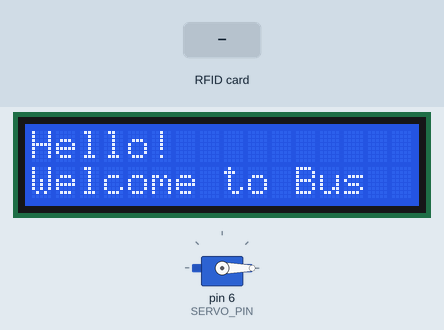
Simulated run of this sketch. Board: Arduino Uno, built with avr-gcc and run on an emulated ATmega328P. On the bench: 16×2 character LCD, servo. The test bench sets the inputs (shaded band). Random numbers use the default seed unless the sketch sets one; what the sketch prints to the serial monitor is not drawn.

Above: at 1.2 s.
At 4.3 s:
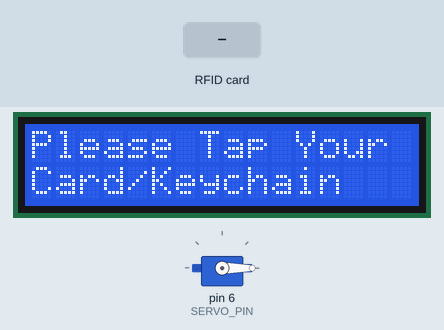
4.4 s: RFID card 5E 7A 19 C4 held to the reader
At 5.4 s:
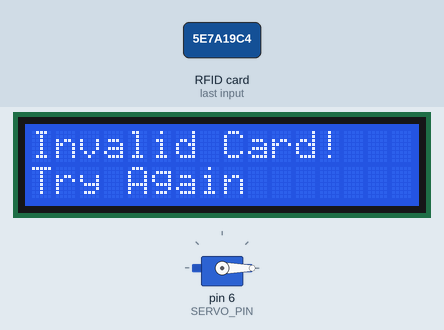
Timing chart, 0 to 7.4 s (numbered marks = the images above; inputs shaded):
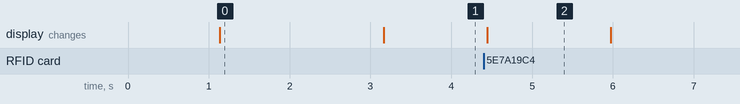

Measured:
- after the input at 4.4 s, the display: changes after 0.05 s (image 2)
- what the display in image 0 shows lasts 2.1 s, from 1.1 s to 3.2 s
- what the display in image 2 shows lasts 1.6 s, from 4.4 s to 6.0 s

The sketch:

final_bus_ticketing_system_code.ino
```cpp
#include <SPI.h>
#include <MFRC522.h>
#include <Wire.h>
#include <LiquidCrystal_I2C.h>
#include <Servo.h>

// Pins
#define SS_PIN 10
#define RST_PIN 9
#define SERVO_PIN 6

// Components
MFRC522 mfrc522(SS_PIN, RST_PIN);
LiquidCrystal_I2C lcd(0x27, 16, 2);
Servo myServo;

// Users data
#define NUM_USERS 6
struct User {
  byte uid[4];
  String name;
  float balance;
};

User users[NUM_USERS] = {

};

void setup() {
  Serial.begin(9600);
  SPI.begin();
  mfrc522.PCD_Init();
  lcd.init();
  lcd.backlight();
  myServo.attach(SERVO_PIN);
  myServo.write(0);
  randomSeed(analogRead(0));

  // Welcome sequence
  lcd.clear();
  lcd.print("Hello!");
  delay(1000);
  lcd.setCursor(0, 1);
  lcd.print("Welcome to Bus");
  delay(2000);
  lcd.clear();
  lcd.print("Please Tap Your");
  lcd.setCursor(0, 1);
  lcd.print("Card/Keychain");
}

void loop() {
  if (mfrc522.PICC_IsNewCardPresent() && mfrc522.PICC_ReadCardSerial()) {
    processRFID();
    delay(500); // Debounce
  }
}

void processRFID() {
  int userIndex = findUserIndex(mfrc522.uid.uidByte);

  if (userIndex != -1) {
    // Valid user - check balance first
    float fee = random(10, 51);

    if (users[userIndex].balance >= fee) {
      // Sufficient balance
      myServo.write(180); // Open gate
      users[userIndex].balance -= fee;

      // Display
      lcd.clear();
      lcd.print("Hello! "+users[userIndex].name);
      lcd.setCursor(0, 1);
      lcd.print("Paid:rs " + String(fee, 2));
      delay(1500);
      lcd.setCursor(0, 1);
      lcd.print(" Bal:rs " + String(users[userIndex].balance, 2));

      // Serial output
      Serial.print(users[userIndex].name + ",");       // Name
      Serial.print(String(fee, 2) + ",");             // Fee
      Serial.print(String(users[userIndex].balance, 2) + ","); // Balance
      printUID(mfrc522.uid.uidByte);                   // UID
      Serial.println(",ACCESS_GRANTED");
      delay(1500);
      lcd.clear();
      lcd.setCursor(0,0);
      lcd.print("Thanks For using");
      delay(500);
      lcd.setCursor(0,1);
      lcd.print("Our Bus service");
      delay(1000);
      lcd.clear();
      lcd.setCursor(0,0);
      lcd.print("Enjoy your Ride!");

      delay(2000);
      myServo.write(0); // Close gate
    } else {
      // Insufficient balance
      lcd.clear();
      lcd.print("Not Enough Funds!");
      lcd.setCursor(0, 1);
      lcd.print("Bal:rs " + String(users[userIndex].balance, 2));

      Serial.print("Insufficient balance for ");
      printUID(mfrc522.uid.uidByte);
      Serial.println(" - " + users[userIndex].name);

      delay(2000);
    }
    showWelcomeMessage(); // Return to welcome
  } else {
    // Invalid
    lcd.clear();
    lcd.print("Invalid Card!");
    lcd.setCursor(0, 1);
    lcd.print("Try Again");
    printUID(mfrc522.uid.uidByte);
    Serial.println(" - Invalid Card!");
    delay(1500);
    showWelcomeMessage();
  }
  mfrc522.PICC_HaltA();
}

// Helper functions
int findUserIndex(byte *uid) {
  for (int i = 0; i < NUM_USERS; i++) {
    if (memcmp(uid, users[i].uid, 4) == 0) return i;
  }
  return -1;
}

void printUID(byte *uid) {
  Serial.print("UID:");
  for (byte i = 0; i < 4; i++) {
    Serial.print(uid[i] < 0x10 ? " 0" : " ");
    Serial.print(uid[i], HEX);
  }
}

void showWelcomeMessage() {
  lcd.clear();
  lcd.print("Please Tap Your");
  lcd.setCursor(0, 1);
  lcd.print("Card/Keychain");
}
```
